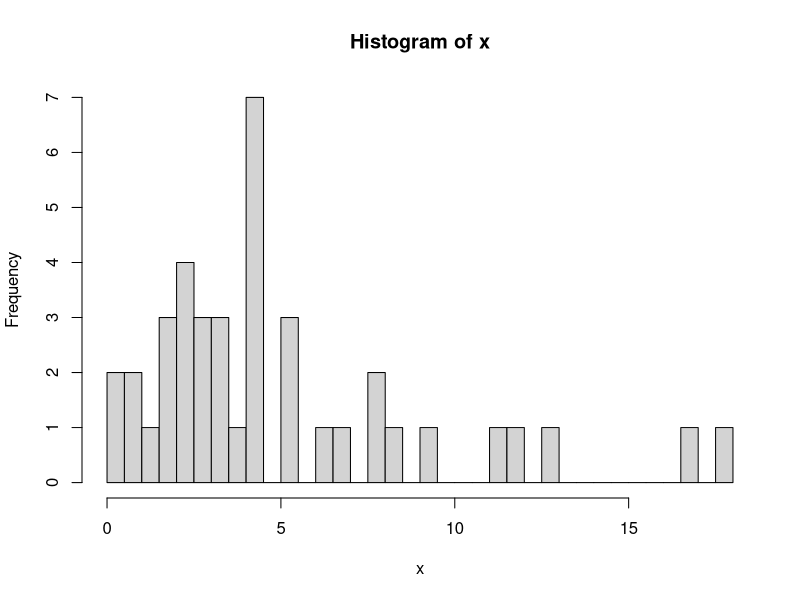
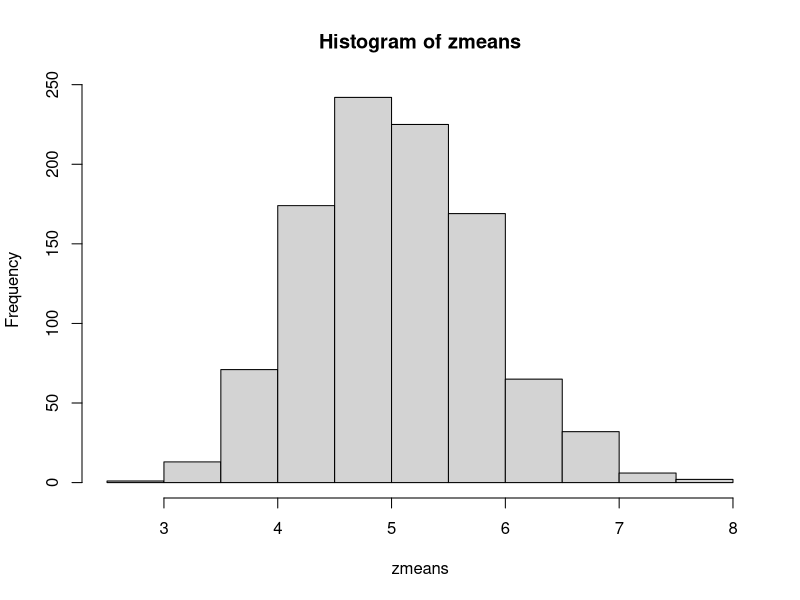
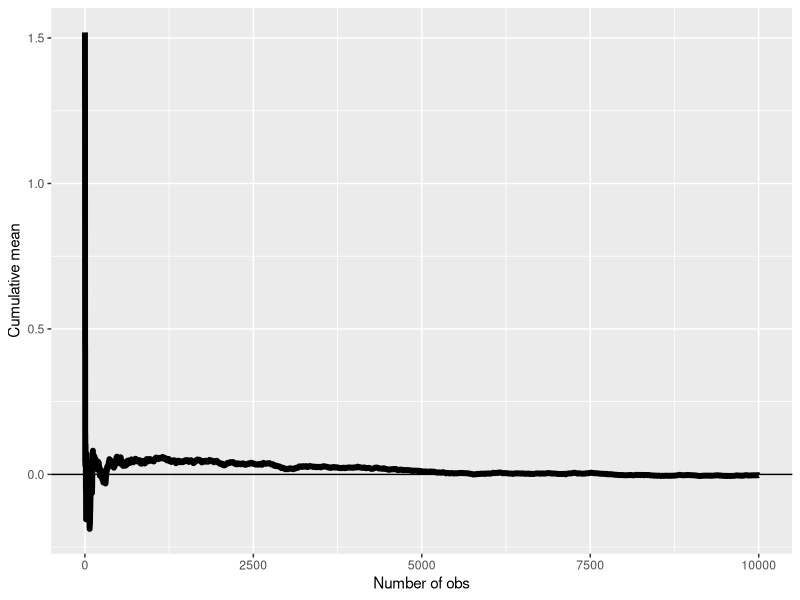
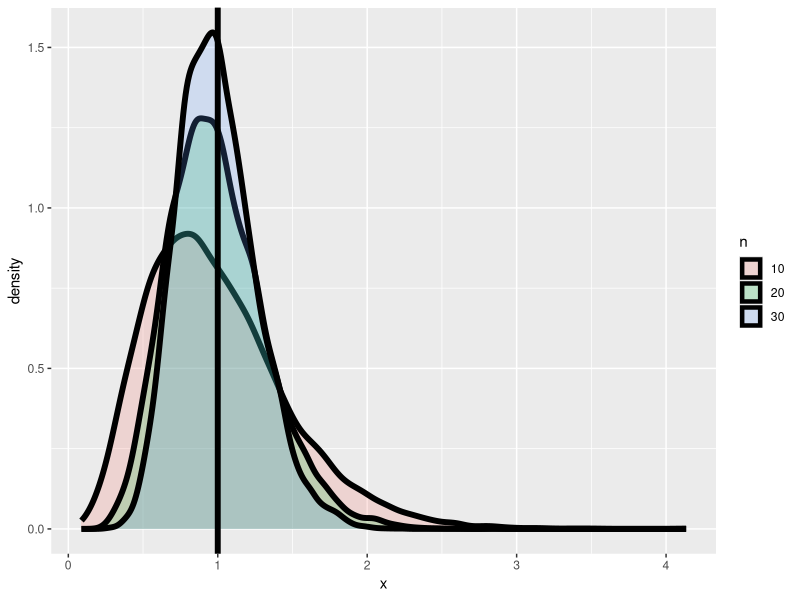
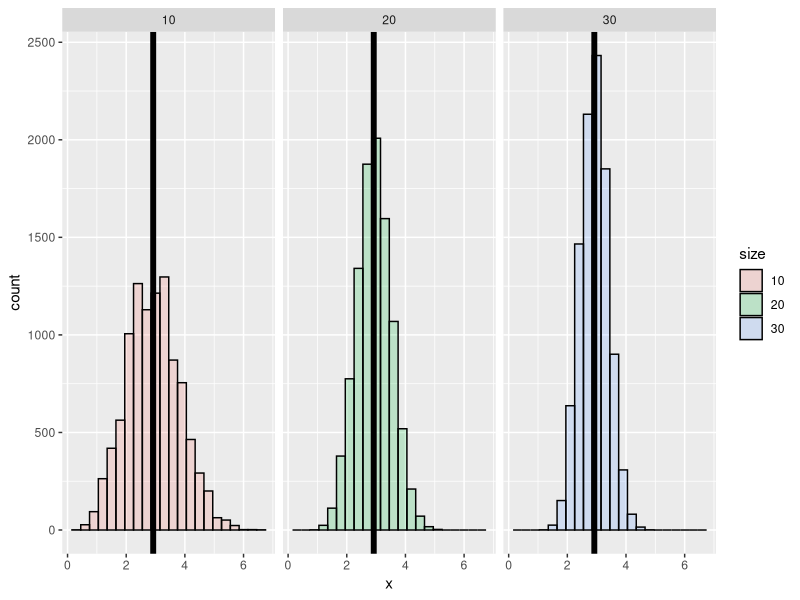

The R script that drew these images, in order:
## ---- chunk 1
library(ggplot2)
## ---- chunk 2
x <- (rexp(40, 0.2))
hist(x, breaks=30)
mean(x)
var(x)
## ---- chunk 3
nosim <- 1000
n <- 40
z <- matrix(rexp(nosim * n, 0.2), nrow = nosim)
zmeans <- apply(z, 1, mean)
mean(zmeans)
var(zmeans)
hist(zmeans)

## ---- chunk 4
n <- 10000
means <- cumsum(rnorm(n)) / (1 : n) ### makes the cumulative average of n random normals

g <- ggplot(data.frame(x = 1 : n, y = means), aes(x = x, y = y)) 
g <- g + geom_hline(yintercept = 0) + geom_line(size = 2) 
g <- g + labs(x = "Number of obs", y = "Cumulative mean")
g
## ---- chunk 5
nosim <- 10000; 
dat <- data.frame(
    x = c(apply(matrix(rnorm(nosim * 10), nosim), 1, var),
          apply(matrix(rnorm(nosim * 20), nosim), 1, var),
          apply(matrix(rnorm(nosim * 30), nosim), 1, var)),
    n = factor(rep(c("10", "20", "30"), c(nosim, nosim, nosim))) 
    )
ggplot(dat, aes(x = x, fill = n)) + geom_density(size = 2, alpha = .2) + geom_vline(xintercept = 1, size = 2) 
## ---- chunk 6
dat <- data.frame(
  x = c(apply(matrix(sample(1 : 6, nosim * 10, replace = TRUE), 
                     nosim), 1, var),
        apply(matrix(sample(1 : 6, nosim * 20, replace = TRUE), 
                     nosim), 1, var),
        apply(matrix(sample(1 : 6, nosim * 30, replace = TRUE), 
                     nosim), 1, var)
        ),
  size = factor(rep(c(10, 20, 30), rep(nosim, 3))))
g <- ggplot(dat, aes(x = x, fill = size)) + geom_histogram(alpha = .20, binwidth=.3, colour = "black") 
g <- g + geom_vline(xintercept = 2.92, size = 2)
g + facet_grid(. ~ size)
